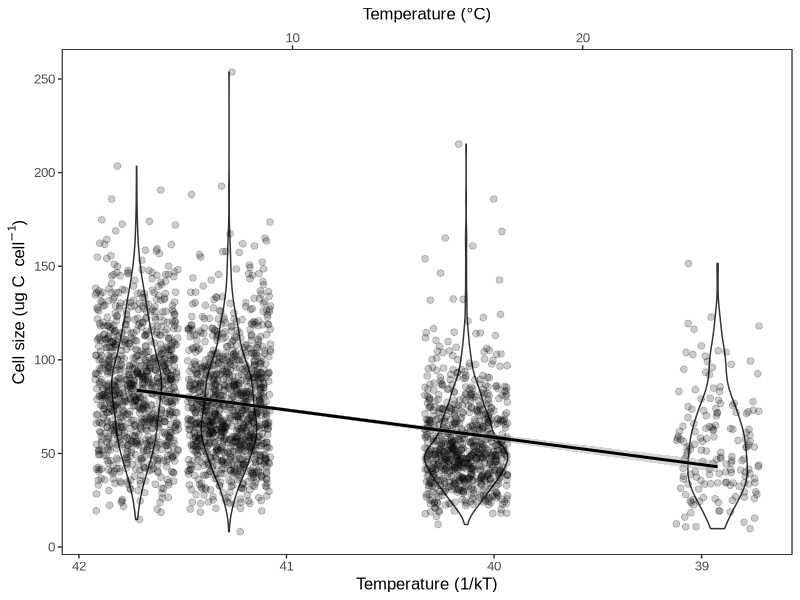

This chart was generated by the following R code: (Note: this script raises an error after producing the figure.)


library(tidyverse)


k_biomass <- read_csv("data-processed/K-estimates-biomass-edit.csv")
cell_sizes <- read_csv("data-processed/cell_sizes.csv")
nitrate <- read_csv("data-processed/nitrate_processed.csv")





cell_sizes2 <- cell_sizes %>% 
	mutate(date = ymd(date)) %>% 
	filter(date > "2016-11-29") %>% 
	mutate(cell_biomass_M = 0.109 *(volume_abd)^0.991) %>% 
	mutate(inverse_temp = (1/(.00008617*(temperature+273.15)))) %>% 
	filter(volume_abd < 2500) 

cell_sizes2 %>% 
group_by(temperature, rep) %>%
	# ggplot(aes(x = temperature, y = volume_abd, group = date, color = date)) + geom_point() +
	# geom_smooth(method = "lm") + theme_classic()
	summarise(mean_size = mean(cell_biomass_M)) %>% 
	ungroup() %>%
	do(tidy(lm(mean_size ~ temperature, data = .), conf.int = TRUE)) %>% 
	mutate(beta = (estimate/86.3)*100) %>% View

cell_sizes2 %>% 
	filter(temperature == 5) %>%
	summarise(mean_size = mean(cell_biomass_M))  



cell_sizes2 %>% 
	ggplot(aes(x = inverse_temp, y = cell_biomass_M)) +
	geom_violin(aes(x = inverse_temp, y = cell_biomass_M, group = inverse_temp), data = cell_sizes2) +
	geom_jitter(width = 0.2, size = 2, alpha = 0.2) + 
	geom_smooth(method = "lm", size =1, color = "black") +
	scale_x_reverse(sec.axis = sec_axis(~((1/(.*8.62 * 10^(-5)))-273.15))) + xlab("Temperature (1/kT)") +
	ylab(bquote('Cell size (ug C '*~cell^-1*')')) +
	theme_bw() +
	ggtitle("Temperature (°C)") +
	theme(text = element_text(size=12, family = "Arial"),
				panel.grid.major = element_blank(), 
				panel.grid.minor = element_blank(),
				panel.background = element_rect(colour = "black", size=0.5),
				plot.title = element_text(hjust = 0.5, size = 12))
fig3 <- plot_grid(nitrate_plot, cell_plot, pop_biomass_plot, labels = c("A)", "B)", "C)"), label_fontface = "plain", ncol = 3, nrow = 1, label_x = 0, hjust = 0)
save_plot("figures/k-temp-figure3.pdf", fig3, nrow = 1, ncol = 3, base_height = 3.3, base_width = 3.5)
